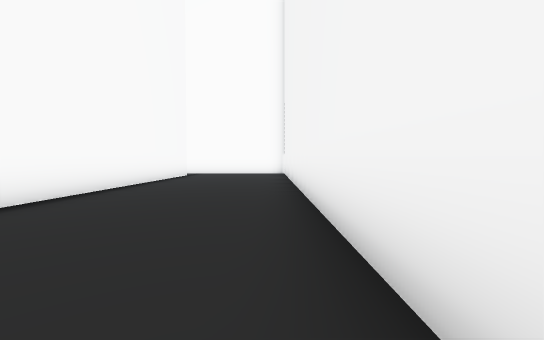
view 1 (above)

20 first-person views from a walk through a 3-D level made in the Unity game engine. The camera is 1.2 m above the floor, tilts 2° down and sees 90° across. The floor is counted in squares, 2 m on a side. Each view is taken from the middle of a square. On the plan, view 1 faces up. The plan holds only what a view shows up to about 9 squares ahead; the rest is blank. The place goes on beyond the plan. The player character is not drawn. Some animated figures are left out.

view 2
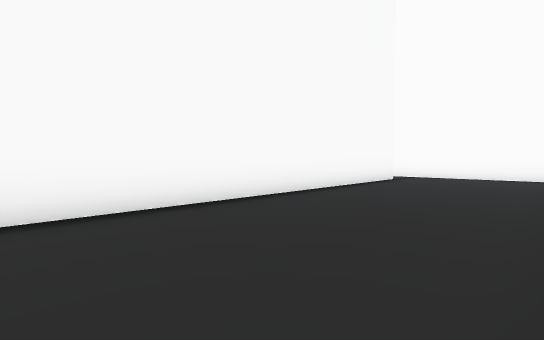

view 3
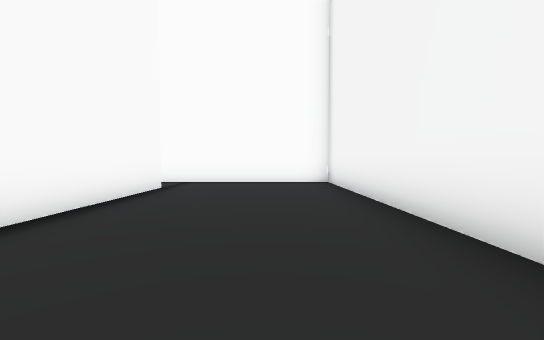

view 4
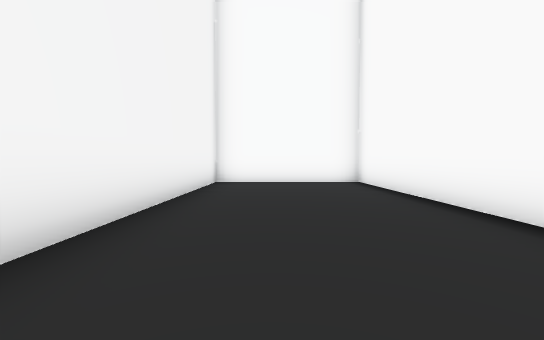

view 5
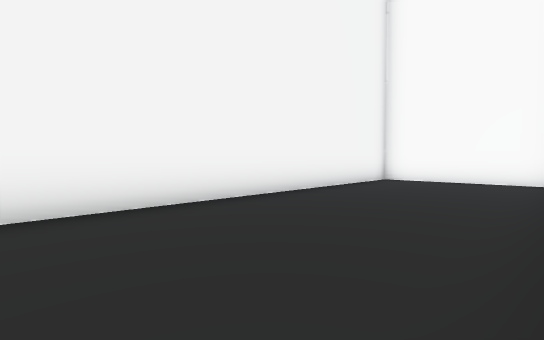

view 6
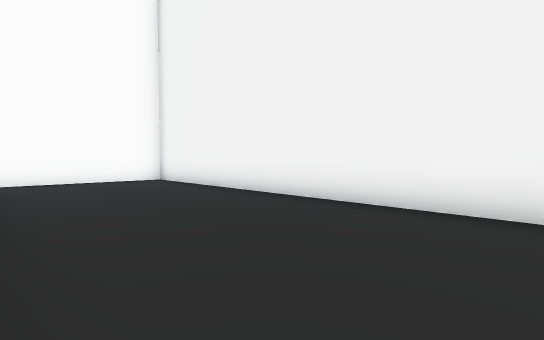

view 7
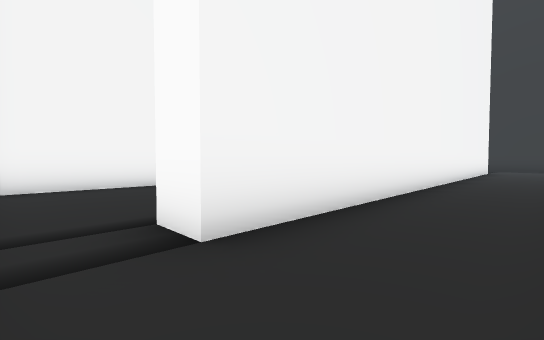

view 8
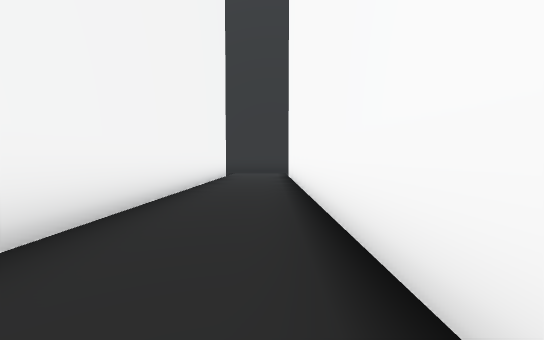

view 9
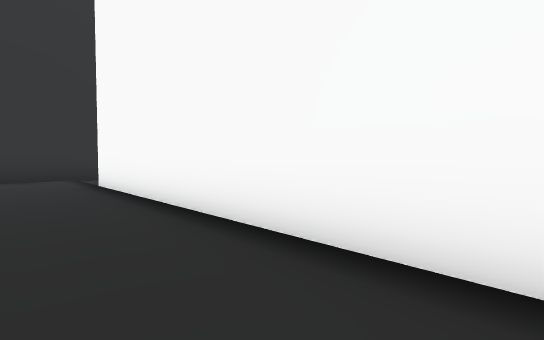

view 10
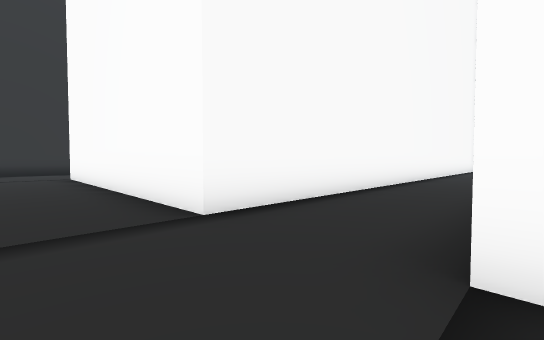

view 11
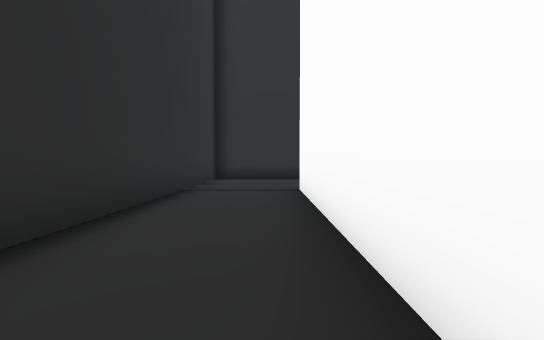

view 12
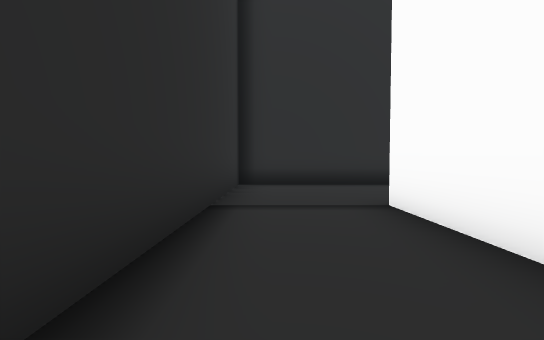

view 13
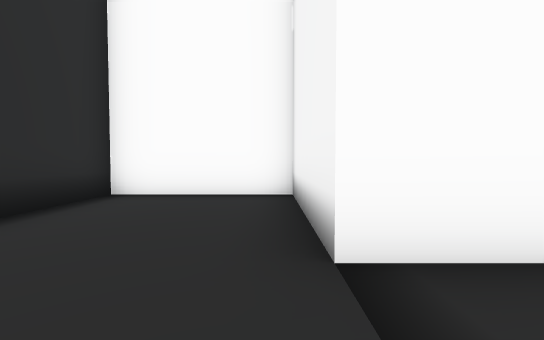

view 14
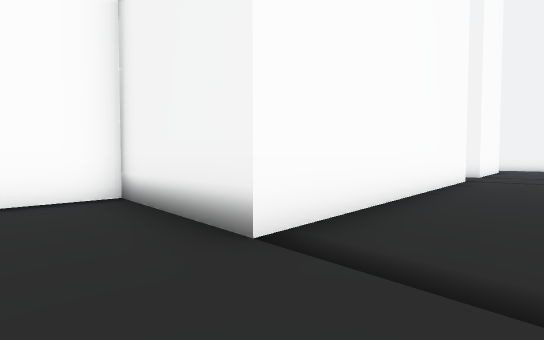

view 15
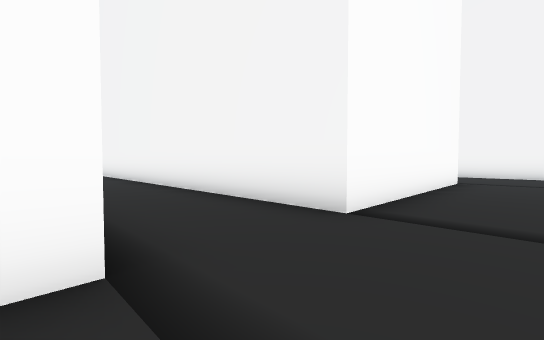

view 16
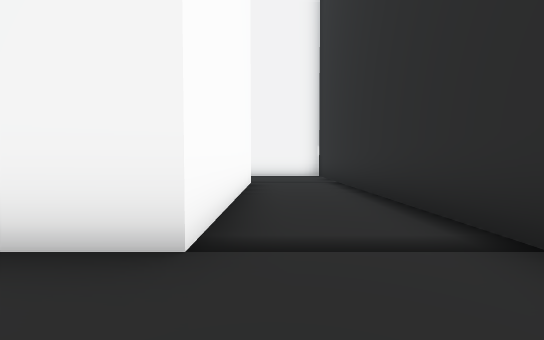

view 17
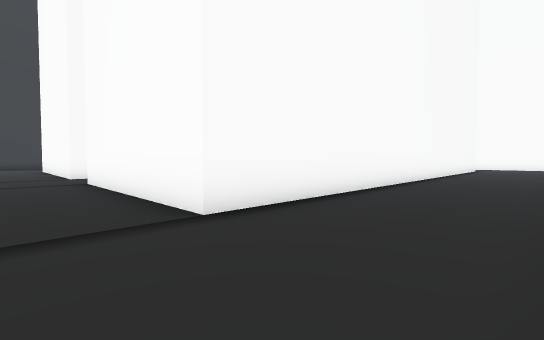

view 18
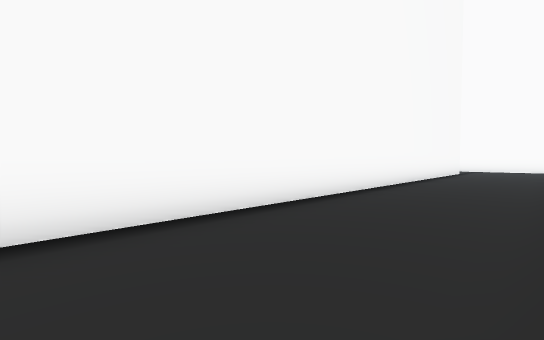

view 19
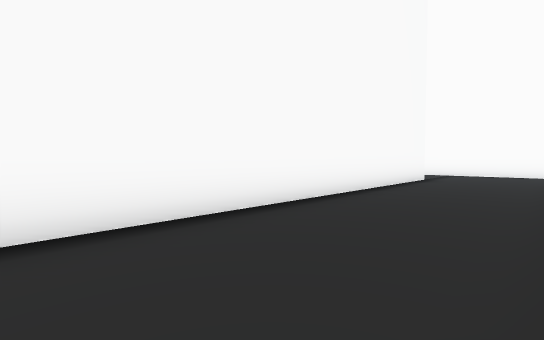

view 20
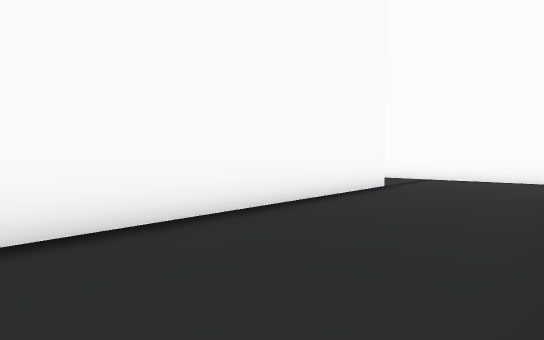

### Floor plan
Points are (right, up) in squares from view 1. A wall is a line through its corners. A room is listed if a view was taken in it or the views show most of it. See-through windows are left out.
Room 1 (views 1, 2, 3, 4, 5, 6)
walls: (-3.4, 11) (-3.4, -2.6) (0.6, -2.6) (0.6, 12.6) (-4.1, 12.6)
ways out: opening at (-4, 11.5) to room 2
Room 2 (views 7, 8, 9, 10, 11, 12, 13, 14, 15, 16, 17, 18, 19, 20)
walls: (-6.6, 6.5) (-6.6, -3.4) (-14.6, -3.4) (-14.6, -0.2) (-17.8, -0.2) (-17.8, -5.8) (-10.8, -5.8); (-7.2, -5.8) (2.9, -5.8); (1.4, 13.4) (1.4, -3.4) (-4.2, -3.4) (-4.2, 11) (-3.4, 11); (4, 16.6) (0.8, 16.6)
ways out: opening at (-4, 11.5) to room 1

Positions as (right, up) in squares from view 1, and headings:
1: (0, 0), facing up
2: (0, 2), facing up-left
3: (-1, 5), facing up
4: (-1, 5), facing down
5: (-3, 6), facing down-right
6: (-3, 4), facing up-right
7: (-6, 12), facing down-right
8: (-6, 7), facing down
9: (-5, 4), facing down-left
10: (-4, -5), facing up-left
11: (-9, -4), facing left
12: (-11, -5), facing left
13: (-15, -5), facing up
14: (-16, -5), facing up-right
15: (-7, -5), facing up-right
16: (-6, -4), facing right
17: (4, -5), facing up-left
18: (4, -1), facing up-left
19: (4, 4), facing up-left
20: (4, 7), facing up-left
